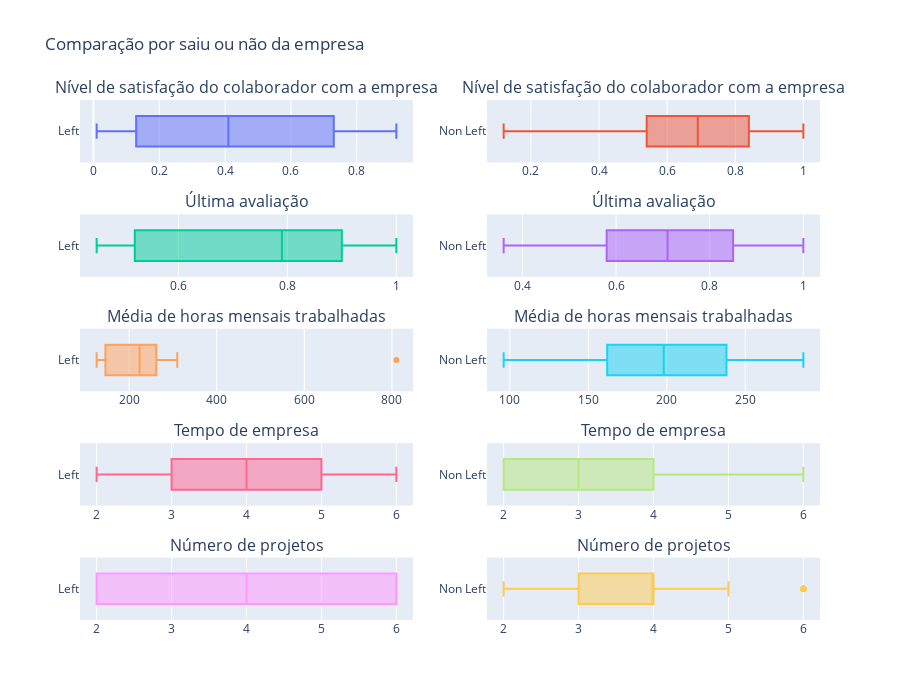

Notebook source saved alongside this figure:
### Code cell
boxplots_comparacao(df_left, df_non_left)

### Figure 1 — Plotly figure (JSON) as saved in the notebook; plotly's stock layout.template omitted (floating-point values rounded to 4 significant figures; data arrays with more than 128 entries replaced by an {"elided": "..."} marker saying what was removed)
{"data": [{"boxpoints": "outliers", "name": "Left", "showlegend": false, "type": "box", "x": {"elided": "3571 float values"}, "xaxis": "x", "yaxis": "y"}, {"boxpoints": "outliers", "name": "Non Left", "showlegend": false, "type": "box", "x": {"elided": "11428 float values"}, "xaxis": "x2", "yaxis": "y2"}, {"boxpoints": "outliers", "name": "Left", "showlegend": false, "type": "box", "x": {"elided": "3571 float values"}, "xaxis": "x3", "yaxis": "y3"}, {"boxpoints": "outliers", "name": "Non Left", "showlegend": false, "type": "box", "x": {"elided": "11428 float values"}, "xaxis": "x4", "yaxis": "y4"}, {"boxpoints": "outliers", "name": "Left", "showlegend": false, "type": "box", "x": {"elided": "3571 int values"}, "xaxis": "x5", "yaxis": "y5"}, {"boxpoints": "outliers", "name": "Non Left", "showlegend": false, "type": "box", "x": {"elided": "11428 int values"}, "xaxis": "x6", "yaxis": "y6"}, {"boxpoints": "outliers", "name": "Left", "showlegend": false, "type": "box", "x": {"elided": "3571 int values"}, "xaxis": "x7", "yaxis": "y7"}, {"boxpoints": "outliers", "name": "Non Left", "showlegend": false, "type": "box", "x": {"elided": "11428 int values"}, "xaxis": "x8", "yaxis": "y8"}, {"boxpoints": "outliers", "name": "Left", "showlegend": false, "type": "box", "x": {"elided": "3571 int values"}, "xaxis": "x9", "yaxis": "y9"}, {"boxpoints": "outliers", "name": "Non Left", "showlegend": false, "type": "box", "x": {"elided": "11428 int values"}, "xaxis": "x10", "yaxis": "y10"}], "layout": {"annotations": [{"font": {"size": 16}, "showarrow": false, "text": "Nível de satisfação do colaborador com a empresa", "x": 0.225, "xanchor": "center", "xref": "paper", "y": 1, "yanchor": "bottom", "yref": "paper"}, {"font": {"size": 16}, "showarrow": false, "text": "Nível de satisfação do colaborador com a empresa", "x": 0.775, "xanchor": "center", "xref": "paper", "y": 1, "yanchor": "bottom", "yref": "paper"}, {"font": {"size": 16}, "showarrow": false, "text": "Última avaliação", "x": 0.225, "xanchor": "center", "xref": "paper", "y": 0.78, "yanchor": "bottom", "yref": "paper"}, {"font": {"size": 16}, "showarrow": false, "text": "Última avaliação", "x": 0.775, "xanchor": "center", "xref": "paper", "y": 0.78, "yanchor": "bottom", "yref": "paper"}, {"font": {"size": 16}, "showarrow": false, "text": "Média de horas mensais trabalhadas", "x": 0.225, "xanchor": "center", "xref": "paper", "y": 0.56, "yanchor": "bottom", "yref": "paper"}, {"font": {"size": 16}, "showarrow": false, "text": "Média de horas mensais trabalhadas", "x": 0.775, "xanchor": "center", "xref": "paper", "y": 0.56, "yanchor": "bottom", "yref": "paper"}, {"font": {"size": 16}, "showarrow": false, "text": "Tempo de empresa", "x": 0.225, "xanchor": "center", "xref": "paper", "y": 0.34, "yanchor": "bottom", "yref": "paper"}, {"font": {"size": 16}, "showarrow": false, "text": "Tempo de empresa", "x": 0.775, "xanchor": "center", "xref": "paper", "y": 0.34, "yanchor": "bottom", "yref": "paper"}, {"font": {"size": 16}, "showarrow": false, "text": "Número de projetos", "x": 0.225, "xanchor": "center", "xref": "paper", "y": 0.12, "yanchor": "bottom", "yref": "paper"}, {"font": {"size": 16}, "showarrow": false, "text": "Número de projetos", "x": 0.775, "xanchor": "center", "xref": "paper", "y": 0.12, "yanchor": "bottom", "yref": "paper"}], "height": 700, "title": {"text": "Comparação por saiu ou não da empresa"}, "xaxis": {"anchor": "y", "domain": [0, 0.45]}, "xaxis10": {"anchor": "y10", "domain": [0.55, 1]}, "xaxis2": {"anchor": "y2", "domain": [0.55, 1]}, "xaxis3": {"anchor": "y3", "domain": [0, 0.45]}, "xaxis4": {"anchor": "y4", "domain": [0.55, 1]}, "xaxis5": {"anchor": "y5", "domain": [0, 0.45]}, "xaxis6": {"anchor": "y6", "domain": [0.55, 1]}, "xaxis7": {"anchor": "y7", "domain": [0, 0.45]}, "xaxis8": {"anchor": "y8", "domain": [0.55, 1]}, "xaxis9": {"anchor": "y9", "domain": [0, 0.45]}, "yaxis": {"anchor": "x", "domain": [0.88, 1]}, "yaxis10": {"anchor": "x10", "domain": [0, 0.12]}, "yaxis2": {"anchor": "x2", "domain": [0.88, 1]}, "yaxis3": {"anchor": "x3", "domain": [0.66, 0.78]}, "yaxis4": {"anchor": "x4", "domain": [0.66, 0.78]}, "yaxis5": {"anchor": "x5", "domain": [0.44, 0.56]}, "yaxis6": {"anchor": "x6", "domain": [0.44, 0.56]}, "yaxis7": {"anchor": "x7", "domain": [0.22, 0.34]}, "yaxis8": {"anchor": "x8", "domain": [0.22, 0.34]}, "yaxis9": {"anchor": "x9", "domain": [0, 0.12]}}}
